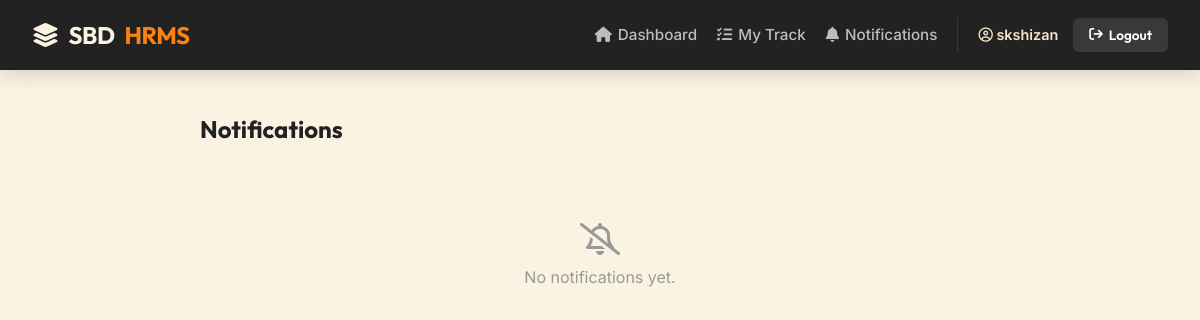
/notifications/ (signed in), run on an earlier commit of the app's database.
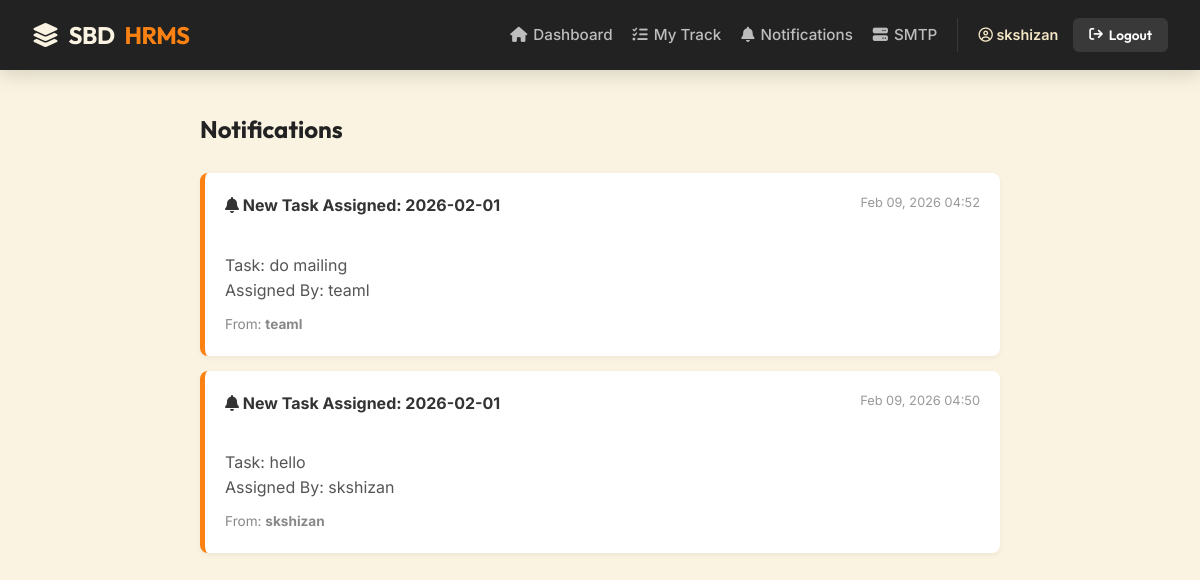
And on a later commit of the database.
### dashboard/models.py (models this page shows, shortened)
class Notification(models.Model):
    recipient = models.ForeignKey(User, on_delete=models.CASCADE, related_name='notifications')
    sender = models.ForeignKey(User, on_delete=models.CASCADE, related_name='sent_notifications')
    title = models.CharField(max_length=100)
    message = models.TextField()
    is_read = models.BooleanField(default=False)
    created_at = models.DateTimeField(auto_now_add=True)
    class Meta:
        ordering = ['-created_at']

### accounts/models.py (models this page shows, shortened)
class User(AbstractUser):
    SECTION_CHOICES = (
        ('Frontside', 'Frontside'),
        ('Backside', 'Backside'),
        ('Management', 'Management'),
    )
    ROLE_CHOICES = (
        ('Director', 'Director'),
        ('Manager', 'Manager'),
        ('TL', 'Team Leader'),
        ('Employee', 'Employee'),
        ('HR', 'HR'),
    )
    company = models.ForeignKey(Company, on_delete=models.CASCADE, null=True, blank=True)
    team = models.ForeignKey(Team, on_delete=models.SET_NULL, null=True, blank=True, related_name='members')
    section = models.CharField(max_length=20, choices=SECTION_CHOICES, null=True, blank=True)
    role = models.CharField(max_length=20, choices=ROLE_CHOICES, default='Employee')
    designation = models.CharField(max_length=100, null=True, blank=True)
    monthly_salary = models.DecimalField(max_digits=10, decimal_places=2, default=0.00)
    esi_percentage = models.DecimalField(max_digits=5, decimal_places=2, default=0.75, help_text="Percentage (e.g., 0.75)")
    professional_tax = models.DecimalField(max_digits=10, decimal_places=2, default=0.00, help_text="Fixed Amount (e.g., 120)")
    otp = models.CharField(max_length=6, null=True, blank=True)
    is_approved = models.BooleanField(default=False)
    reports_to = models.ForeignKey('self', on_delete=models.SET_NULL, null=True, blank=True, related_name='subordinates')

### dashboard/views.py (the view)
# urls.py: path('notifications/', dash_views.notifications_view, name='notifications_view'),
@login_required
def notifications_view(request):
    notifs = Notification.objects.filter(recipient=request.user)
    return render(request, 'dashboard/notifications.html', {'notifications': notifs})

### templates/dashboard/notifications.html (shortened to what this page needs)
{% extends 'base.html' %}
{% block content %}
<div style="max-width: 800px; margin: 0 auto;">
    <h2 style="margin-bottom: 25px; font-family: 'Outfit';">Notifications</h2>
    {% for notif in notifications %}
        <div class="notif-card">
            <div class="notif-header">
                <span class="notif-title"><i class="fa-solid fa-bell"></i> {{ notif.title }}</span>
                <span class="notif-date">{{ notif.created_at|date:"M d, Y H:i" }}</span>
            </div>
            <div class="notif-msg">
                {{ notif.message }}
            </div>
            <div style="margin-top: 10px; font-size: 0.85rem; color: #888;">
                From: <strong>{{ notif.sender.username }}</strong>
            </div>
        </div>
    {% empty %}
        <div style="text-align: center; padding: 50px; color: #999;">
            <i class="fa-regular fa-bell-slash" style="font-size: 2rem; margin-bottom: 10px;"></i>
            <p>No notifications yet.</p>
        </div>
    {% endfor %}
</div>
{% endblock %}

### templates/base.html (shortened to what this page needs)
<!DOCTYPE html>
<html lang="en">
<head>
    <link rel="stylesheet" href="https://cdnjs.cloudflare.com/ajax/libs/font-awesome/6.4.0/css/all.min.css">
</head>
<body>
    <nav class="navbar">
        <div class="nav-container">
            <a href="{% url 'dashboard' %}" class="nav-brand">
                <i class="fa-solid fa-layer-group"></i> SBD<span>HRMS</span>
            </a>
            <div class="nav-links">
                {% if user.is_authenticated %}
                    <a href="{% url 'dashboard' %}" class="nav-link">
                        <i class="fa-solid fa-house"></i> Dashboard
                    </a>
                    <a href="{% url 'track_sheet' user.id %}" class="nav-link">
                        <i class="fa-solid fa-list-check"></i> My Track
                    </a>
                    <a href="{% url 'notifications_view' %}" class="nav-link">
                        <i class="fa-solid fa-bell"></i> Notifications
                    </a>
                    {% if user.role == 'HR' %}
                        <a href="{% url 'smtp_settings' %}" class="nav-link">
                            <i class="fa-solid fa-server"></i> SMTP
                        </a>
                    {% endif %}
                    <div class="user-menu">
                        <span class="user-name">
                            <i class="fa-regular fa-circle-user"></i> {{ user.username }}
                        </span>
                        <form action="{% url 'logout' %}" method="post" style="display:inline;">
                            <button type="submit" class="btn btn-nav-logout">
                                <i class="fa-solid fa-arrow-right-from-bracket"></i> Logout
                            </button>
                        </form>
                    </div>
                {% else %}
                    <a href="{% url 'login' %}" class="nav-link">Login</a>
                    <a href="{% url 'signup' %}" class="nav-link">Employee Signup</a>
                {% endif %}
            </div>
        </div>
    </nav>
    <main class="main-container">
        {% block content %}{% endblock %}
    </main>
</body>
</html>

What changed in the data, as far as the page shows it:
changed User "skshizan": role "Employee" → "HR" (drawn)
added Notification: title "New Task Assigned: 2026-02-01", created_at "Feb 09, 2026 04:52", message "Task: do mailing Assigned By: teaml", sender.username "teaml"
added Notification: title "New Task Assigned: 2026-02-01", created_at "Feb 09, 2026 04:50", message "Task: hello Assigned By: skshizan", sender.username "skshizan"
Also different on the page:
text no longer shown: "No notifications yet."
text now shown: "SMTP"
